Frame 1 (no input): blank canvas, image omitted
Frame 60 (the mouse pressed at the canvas centre just before this capture): blank canvas, image omitted
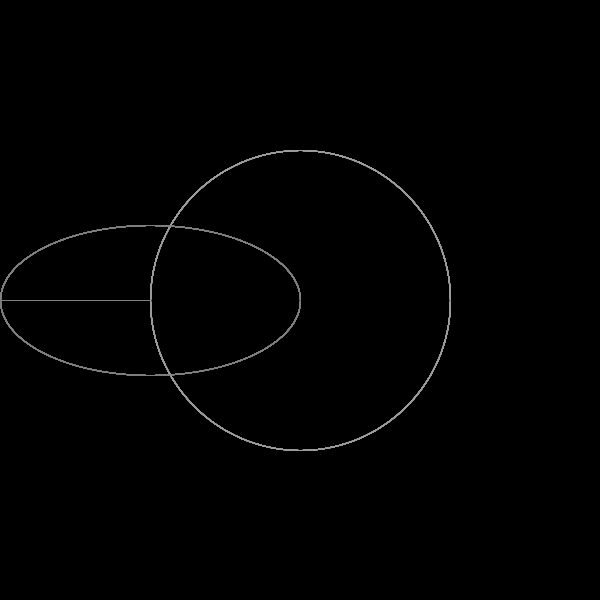
Frame 120 (the mouse held since frame 60 and released just before this capture)

The Processing sketch whose frames 1 and 60 were blank and that drew this single picture after the mouse press (run headless with seeded random() and noise(); from frame 60 on, the mouse is pressed at the canvas centre):

// Processing sketch: processing_159520
// ── processing_159520.pde

void setup(){
  size(600,600);
  background(0);
  fill(255);
  stroke(172);
fill(122);
smooth();
}

void draw(){
  colorMode(HSB);
  frameRate(20);
ellipse(mouseX,300,300,mouseY);
noFill();
stroke(255/2);
ellipse(mouseY/2,300,300,mouseX/2);
stroke(155);
}
